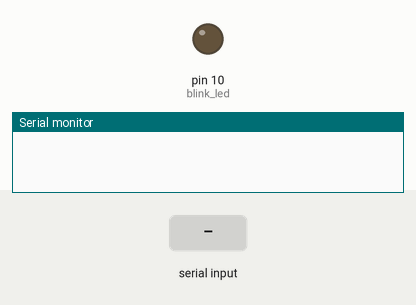
A program run on a simulated Arduino Uno, built with avr-gcc and run on an emulated ATmega328P. Shown: output pins drawn as LEDs (lit = HIGH), the last lines printed to the serial monitor. Dashed ring = blinking. Inputs (shaded band) come from the test bench.

Above: at 1.2 s.
1.3 s: "1" received over the second serial link
At 2.4 s:
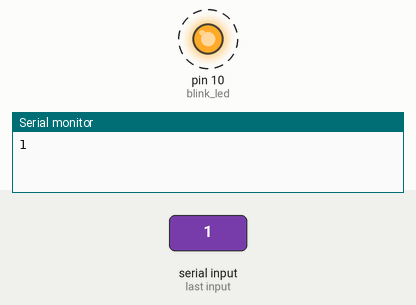
4.3 s: "close" received over the second serial link
6.7 s: "Close" received over the second serial link
Timing chart, 0 to 9.7 s (numbered marks = the images above; inputs shaded):
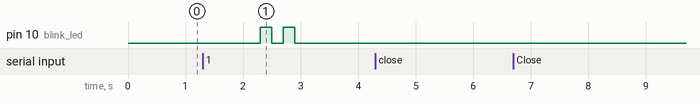

The program:

main.cpp
```cpp
#include <Arduino.h>
#include <SoftwareSerial.h>

#define blink_led 10

String data;
//RX, TX
SoftwareSerial BTserial(2, 3);


void setup()
{
  //Starts software serial at 9600 Baudrate.
  BTserial.begin(9600);
  Serial.begin(9600);
  pinMode(blink_led, OUTPUT);
}

void loop()
{
  //Resets the variable every time loop starts.
  data = "";

  while(BTserial.available()>0)
  {
    data +=BTserial.readString();
    Serial.println(data);
    if( data == "close" || data == "Close"){
      //Turns off the led.
      digitalWrite(blink_led, LOW);
    }else if( data == "open" || data == "Open"){
      //Turns on the led.
      digitalWrite(blink_led, HIGH);
    }else{
      //The led blinks.
      digitalWrite(blink_led, HIGH);
      delay(200);
      digitalWrite(blink_led, LOW);
      delay(200);
      digitalWrite(blink_led, HIGH);
      delay(200);
      digitalWrite(blink_led, LOW);
      delay(200);
    }
  }
}
```

Measured:
- after the input at 1.3 s, pin 10 (blink_led): alternates HIGH for 0.20 s and LOW for 0.20 s, 4 changes in all, then stays LOW, starting after 1.0 s
